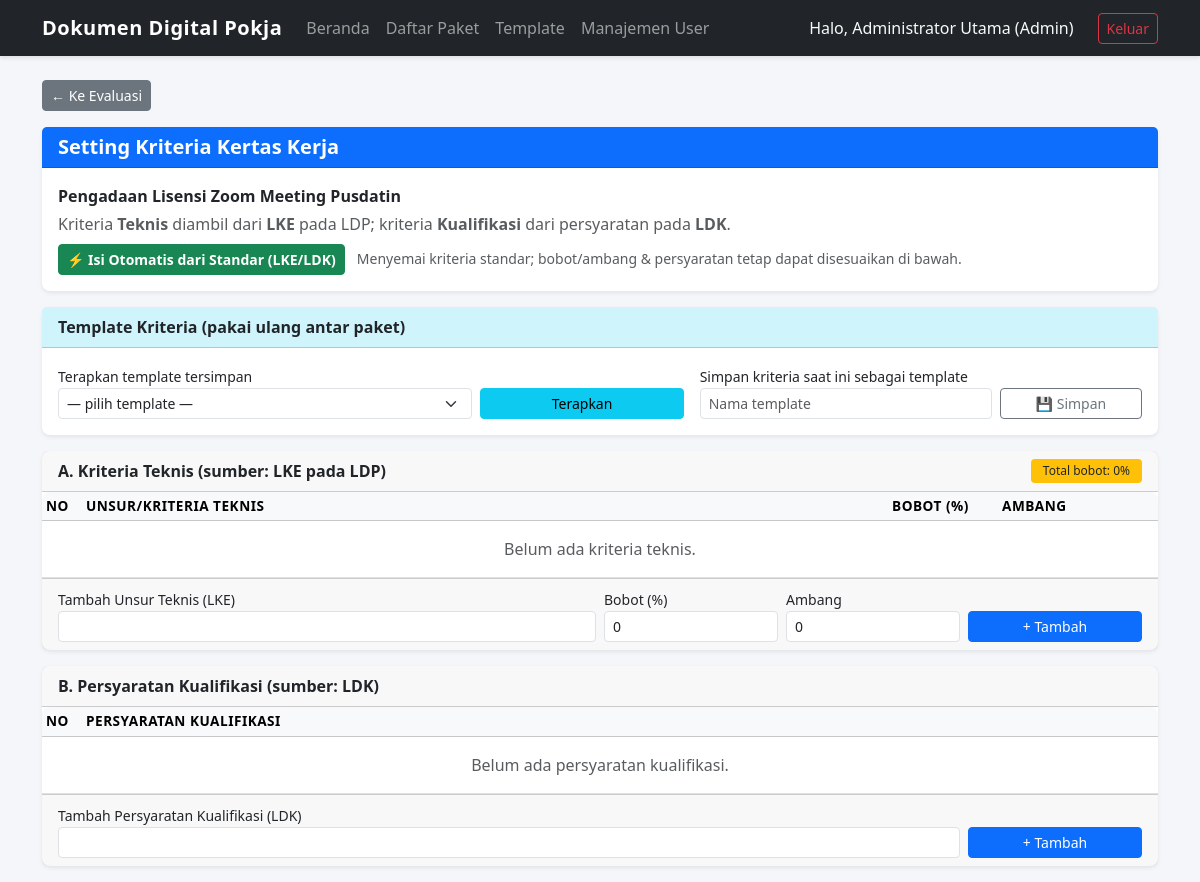
The app's page /evaluasi/1/kriteria (signed in) with its own data.
### core/models.py (models this page shows, shortened)
class User(db.Model, UserMixin):
    __tablename__ = 'users'
    id = db.Column(db.Integer, primary_key=True)
    username = db.Column(db.String(50), unique=True, nullable=False)
    password_hash = db.Column(db.String(255), nullable=False)
    nama_lengkap = db.Column(db.String(100), nullable=False)
    peran = db.Column(db.String(255), default='Anggota Pokmil') # Bisa menyimpan "Admin, Pokmil"
    nama_pokmil = db.Column(db.String(50), nullable=True)
    is_ketua_pokmil = db.Column(db.Boolean, default=False)
    last_login = db.Column(db.DateTime, nullable=True)

class Paket(db.Model):
    __tablename__ = 'paket'
    id = db.Column(db.Integer, primary_key=True)
    nama_paket = db.Column(db.String(255), nullable=False)
    kode_paket = db.Column(db.String(50), unique=True, nullable=True)
    tahun_anggaran = db.Column(db.Integer, default=2026)
    unit_kerja = db.Column(db.String(255), nullable=False)
    nama_ppk = db.Column(db.String(100), nullable=False)
    nilai_hps = db.Column(db.Float, nullable=False)
    sumber_dana = db.Column(db.String(100), nullable=False)
    jenis_pengadaan = db.Column(db.String(50), nullable=False)
    metode_pemilihan = db.Column(db.String(50), nullable=False)
    metode_kualifikasi = db.Column(db.String(50), nullable=False)
    status_paket = db.Column(db.String(30), default='Draf')
    assigned_pokmil = db.Column(db.String(50), nullable=True)
    tanggal_buat = db.Column(db.DateTime, default=datetime.utcnow)
    delegated_at = db.Column(db.DateTime, nullable=True)
    deadline_reviu = db.Column(db.DateTime, nullable=True) # Untuk deteksi kendala/keterlambatan

### modules/evaluasi/routes.py (the view, shortened to what this page needs)
@evaluasi_bp.route('/<int:paket_id>/kriteria', methods=['GET', 'POST'])
@login_required
def kelola_kriteria(paket_id):
    paket = Paket.query.get_or_404(paket_id)
    if current_user.peran not in ['Admin', 'Katim'] and paket.assigned_pokmil != current_user.nama_pokmil:
        flash('Akses ditolak!', 'danger')
        return redirect(url_for('paket.daftar_paket'))
    kriteria = _kriteria(paket.id)
    teknis = [k for k in kriteria if k.kelompok == 'Teknis']
    kualifikasi = [k for k in kriteria if k.kelompok == 'Kualifikasi']
    total_bobot = sum(k.bobot or 0 for k in teknis)
    templates = TemplateKriteria.query.order_by(TemplateKriteria.dibuat_pada.desc()).all()
    return render_template('evaluasi/kriteria.html', paket=paket, teknis=teknis,
                           kualifikasi=kualifikasi, total_bobot=total_bobot,
                           templates=templates, boleh_ubah=_boleh_ubah(paket))

### app.py (called while the page is built)
@login_manager.user_loader
def load_user(user_id):
    return db.session.get(User, int(user_id))

### modules/evaluasi/routes.py (called while the page is built)
def _boleh_ubah(paket):
    if current_user.peran == 'Admin':
        return True
    return (current_user.peran in ['Pokmil', 'Ketua Pokja']
            and paket.assigned_pokmil == current_user.nama_pokmil)

def _kriteria(paket_id):
    return KriteriaEvaluasi.query.filter_by(paket_id=paket_id)\
        .order_by(KriteriaEvaluasi.kelompok, KriteriaEvaluasi.urutan, KriteriaEvaluasi.id).all()

### templates/evaluasi/kriteria.html (shortened to what this page needs)
{% extends "base.html" %}
{% block content %}
<div class="mb-3">
    <a href="{{ url_for('evaluasi.kelola', paket_id=paket.id) }}" class="btn btn-sm btn-secondary">&larr; Ke Evaluasi</a>
</div>
<div class="card shadow-sm mb-3 border-primary">
    <div class="card-header bg-primary text-white"><h5 class="mb-0 fw-bold">Setting Kriteria Kertas Kerja</h5></div>
    <div class="card-body">
        <strong>{{ paket.nama_paket }}</strong>
        <p class="text-muted mb-2 mt-1">Kriteria <b>Teknis</b> diambil dari <b>LKE</b> pada LDP; kriteria <b>Kualifikasi</b> dari persyaratan pada <b>LDK</b>.</p>
        {% if boleh_ubah %}
        <form method="POST" action="{{ url_for('evaluasi.isi_otomatis', paket_id=paket.id) }}"
              onsubmit="return confirm('Isi kriteria standar LKPP sesuai jenis pengadaan? Hanya mengisi kelompok yang masih kosong.')">
            <button class="btn btn-sm btn-success fw-bold">⚡ Isi Otomatis dari Standar (LKE/LDK)</button>
            <small class="text-muted ms-2">Menyemai kriteria standar; bobot/ambang &amp; persyaratan tetap dapat disesuaikan di bawah.</small>
        </form>
        {% endif %}
    </div>
</div>
{% if boleh_ubah %}
<div class="card shadow-sm mb-3 border-info">
    <div class="card-header bg-info-subtle fw-bold">Template Kriteria (pakai ulang antar paket)</div>
    <div class="card-body row g-3">
        <div class="col-md-7">
            <form method="POST" action="{{ url_for('evaluasi.terapkan_template_kriteria', paket_id=paket.id) }}" class="row g-2 align-items-end">
                <div class="col-8">
                    <label class="form-label mb-0 small">Terapkan template tersimpan</label>
                    <select name="template_id" class="form-select form-select-sm" required>
                        <option value="">— pilih template —</option>
                    </select>
                </div>
                <div class="col-4"><button class="btn btn-sm btn-info w-100">Terapkan</button></div>
            </form>
        </div>
        <div class="col-md-5">
            <form method="POST" action="{{ url_for('evaluasi.simpan_template_kriteria', paket_id=paket.id) }}" class="row g-2 align-items-end">
                <div class="col-8">
                    <label class="form-label mb-0 small">Simpan kriteria saat ini sebagai template</label>
                    <input name="nama_template" class="form-control form-control-sm" placeholder="Nama template" required>
                </div>
                <div class="col-4"><button class="btn btn-sm btn-outline-secondary w-100">💾 Simpan</button></div>
            </form>
        </div>
    </div>
</div>
{% endif %}
<div class="card shadow-sm mb-3">
    <div class="card-header d-flex justify-content-between align-items-center">
        <span class="fw-bold">A. Kriteria Teknis (sumber: LKE pada LDP)</span>
        <span class="badge {% if total_bobot == 100 %}bg-success{% else %}bg-warning text-dark{% endif %}">Total bobot: {{ '%g' % total_bobot }}%</span>
    </div>
    <div class="card-body p-0">
        <table class="table table-sm align-middle mb-0">
            <thead class="table-light">
                <tr><th width="40">No</th><th>Unsur/Kriteria Teknis</th><th width="110">Bobot (%)</th><th width="110">Ambang</th>{% if boleh_ubah %}<th width="50"></th>{% endif %}</tr>
            </thead>
            <tbody>
                {% for k in teknis %}
                <tr>
                    <td>{{ loop.index }}</td>
                    {% if boleh_ubah %}
                    <td><input form="editKriteria" name="nama_{{ k.id }}" value="{{ k.nama_kriteria }}" class="form-control form-control-sm"></td>
                    <td><input form="editKriteria" name="bobot_{{ k.id }}" type="number" step="any" value="{{ '%g' % (k.bobot or 0) }}" class="form-control form-control-sm"></td>
                    <td><input form="editKriteria" name="ambang_{{ k.id }}" type="number" step="any" value="{{ '%g' % (k.ambang_batas or 0) }}" class="form-control form-control-sm"></td>
                    <td><form method="POST" onsubmit="return confirm('Hapus kriteria ini?')">
                        <input type="hidden" name="aksi" value="hapus"><input type="hidden" name="kriteria_id" value="{{ k.id }}">
                        <button class="btn btn-sm btn-outline-danger">&times;</button></form></td>
                    {% else %}
                    <td>{{ k.nama_kriteria }}</td><td>{{ '%g' % (k.bobot or 0) }}</td><td>{{ '%g' % (k.ambang_batas or 0) }}</td>
                    {% endif %}
                </tr>
                {% else %}
                <tr><td colspan="5" class="text-center text-muted py-3">Belum ada kriteria teknis.</td></tr>
                {% endfor %}
            </tbody>
        </table>
    </div>
    {% if boleh_ubah %}
    <div class="card-footer">
        <form method="POST" class="row g-2 align-items-end">
            <div class="col-md-6"><label class="form-label mb-0 small">Tambah Unsur Teknis (LKE)</label><input name="nama_kriteria" class="form-control form-control-sm" required></div>
            <div class="col-md-2"><label class="form-label mb-0 small">Bobot (%)</label><input name="bobot" type="number" step="any" class="form-control form-control-sm" value="0"></div>
            <div class="col-md-2"><label class="form-label mb-0 small">Ambang</label><input name="ambang_batas" type="number" step="any" class="form-control form-control-sm" value="0"></div>
            <div class="col-md-2"><button class="btn btn-sm btn-primary w-100">+ Tambah</button></div>
        </form>
    </div>
    {% endif %}
</div>
<div class="card shadow-sm mb-3">
    <div class="card-header fw-bold">B. Persyaratan Kualifikasi (sumber: LDK)</div>
    <div class="card-body p-0">
        <table class="table table-sm align-middle mb-0">
            <thead class="table-light"><tr><th width="40">No</th><th>Persyaratan Kualifikasi</th>{% if boleh_ubah %}<th width="50"></th>{% endif %}</tr></thead>
            <tbody>
                {% for k in kualifikasi %}
                <tr>
                    <td>{{ loop.index }}</td>
                    {% if boleh_ubah %}
                    <td><input form="editKriteria" name="nama_{{ k.id }}" value="{{ k.nama_kriteria }}" class="form-control form-control-sm"></td>
                    <td><form method="POST" onsubmit="return confirm('Hapus persyaratan ini?')">
                        <input type="hidden" name="aksi" value="hapus"><input type="hidden" name="kriteria_id" value="{{ k.id }}">
                        <button class="btn btn-sm btn-outline-danger">&times;</button></form></td>
                    {% else %}
                    <td>{{ k.nama_kriteria }}</td>
                    {% endif %}
                </tr>
                {% else %}
                <tr><td colspan="3" class="text-center text-muted py-3">Belum ada persyaratan kualifikasi.</td></tr>
                {% endfor %}
            </tbody>
        </table>
    </div>
    {% if boleh_ubah %}
    <div class="card-footer">
        <form method="POST" class="row g-2 align-items-end">
            <div class="col-md-10"><label class="form-label mb-0 small">Tambah Persyaratan Kualifikasi (LDK)</label><input name="nama_kriteria" class="form-control form-control-sm" required></div>
            <div class="col-md-2"><button class="btn btn-sm btn-primary w-100">+ Tambah</button></div>
        </form>
    </div>
    {% endif %}
</div>
{% endblock %}

### templates/base.html (shortened to what this page needs)
<!DOCTYPE html>
<html lang="id">
<head>
    <link href="https://cdn.jsdelivr.net/npm/bootstrap@5.3.2/dist/css/bootstrap.min.css" rel="stylesheet">
    <link rel="stylesheet" href="{{ url_for('static', filename='css/gaya.css') }}">
</head>
<body>
    <nav class="navbar navbar-expand-lg navbar-dark bg-dark mb-4">
        <div class="container">
            <a class="navbar-brand" href="{{ url_for('beranda') }}">Dokumen Digital Pokja</a>
            <div class="collapse navbar-collapse" id="navbarNav">
                {% if current_user.is_authenticated %}
                <ul class="navbar-nav me-auto">
                    <li class="nav-item">
                        <a class="nav-link" href="{{ url_for('beranda') }}">Beranda</a>
                    </li>
                    <li class="nav-item">
                        <a class="nav-link" href="{{ url_for('paket.daftar_paket') }}">Daftar Paket</a>
                    </li>
                    {% if current_user.peran in ['Admin', 'Katim'] %}
                    <li class="nav-item">
                        <a class="nav-link" href="{{ url_for('template_dokpil.daftar') }}">Template</a>
                    </li>
                    {% endif %}
                    {% if current_user.peran == 'Admin' %}
                    <li class="nav-item">
                        <a class="nav-link" href="{{ url_for('auth.tambah_user') }}">Manajemen User</a>
                    </li>
                    {% endif %}
                </ul>
                <div class="navbar-nav">
                    <span class="nav-item nav-link text-light me-3">
                        Halo, {{ current_user.nama_lengkap }} ({{ current_user.peran }})
                    </span>
                    <a class="btn btn-outline-danger btn-sm my-auto" href="{{ url_for('auth.logout') }}">Keluar</a>
                </div>
                {% endif %}
            </div>
        </div>
    </nav>
    <div class="container">
        {% block content %}{% endblock %}
    </div>
</body>
</html>

### static/css/gaya.css (style rules this page uses)
body { background-color: #f4f6f9; font-family: 'Segoe UI', Tahoma, Geneva, Verdana, sans-serif; color: #333; }
.navbar { box-shadow: 0 2px 4px rgba(0,0,0,0.1); }
.navbar-brand { font-weight: 700; letter-spacing: 0.5px; }
.card { border: none; border-radius: 8px; }
.card-body.p-0 > .table thead th:first-child { border-top-left-radius: 8px; }
.card-body.p-0 > .table thead th:last-child { border-top-right-radius: 8px; }
.card-header { font-weight: 600; }
.table th { font-weight: 600; text-transform: uppercase; font-size: 0.85rem; letter-spacing: 0.5px; }
.badge { padding: 6px 12px; font-weight: 500; border-radius: 4px; }
.form-select-sm, .form-control-sm { border-radius: 4px; }

### records on screen
User: nama_lengkap "Administrator Utama", peran "Admin"
Paket: nama_paket "Pengadaan Lisensi Zoom Meeting Pusdatin"

### other values on screen
{{ '%g' % total_bobot }} "0"
